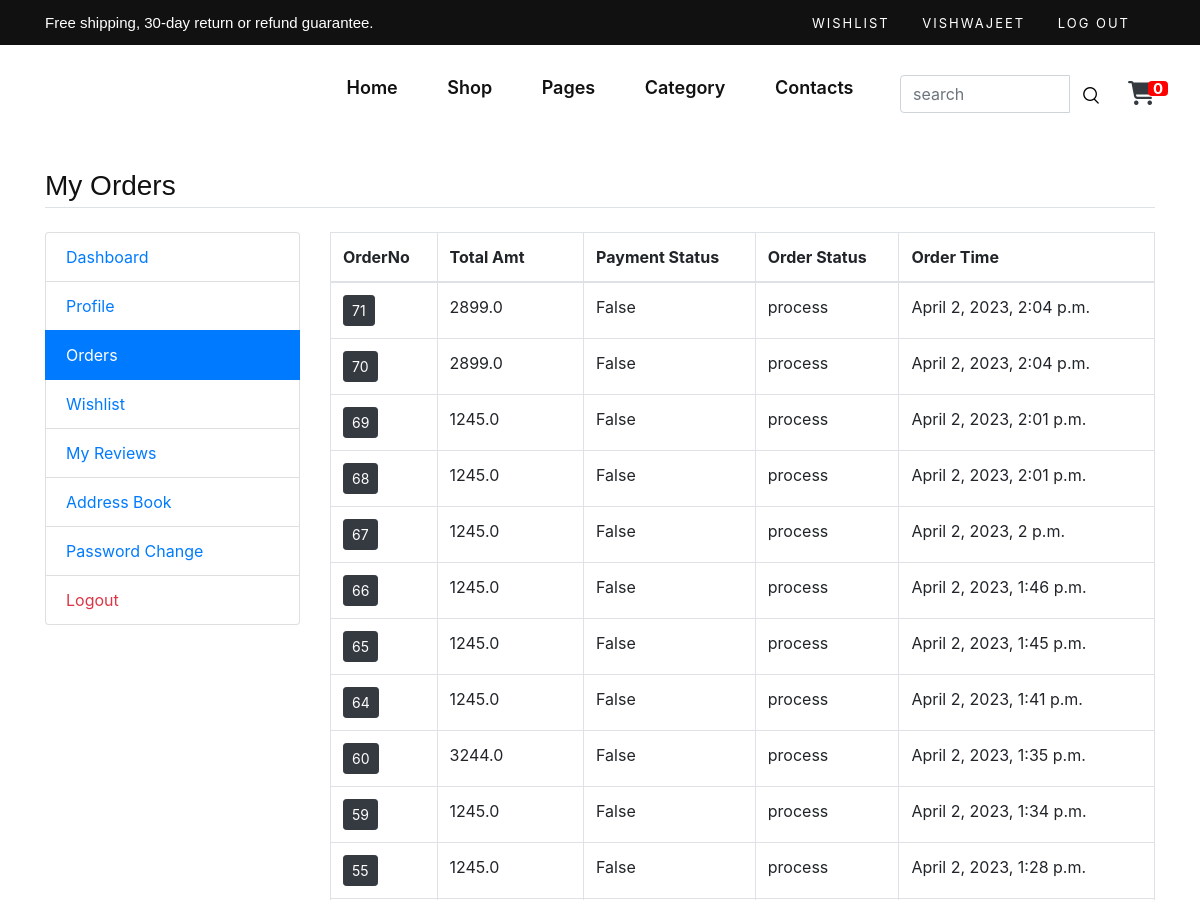
The page /my-orders (signed in, upper part) on the database as committed earlier.
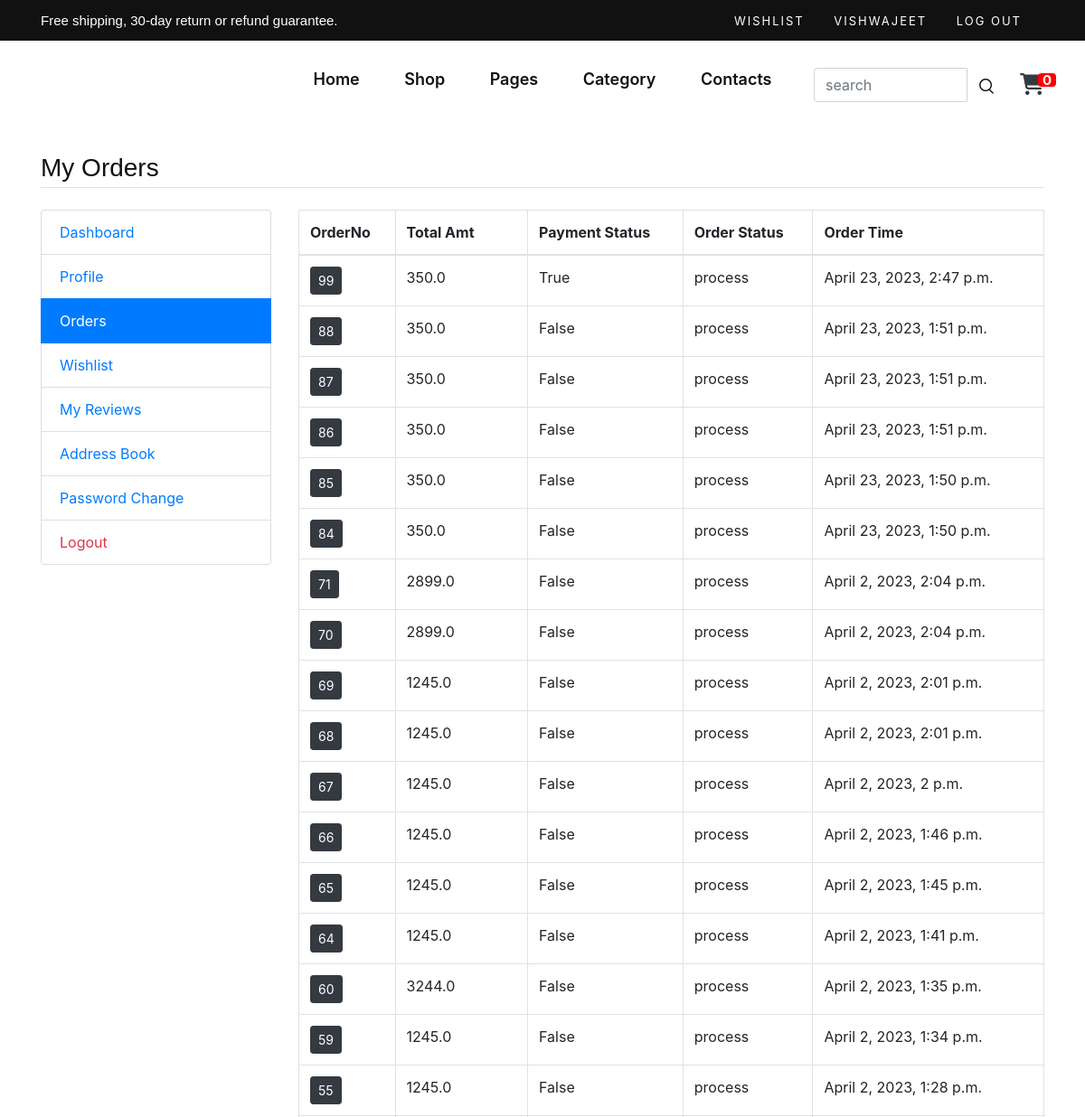
The same page on the database as committed later.
### main/models.py (models this page shows)
class CartOrder(models.Model):
    user = models.ForeignKey(User, on_delete=models.CASCADE)
    total_amt = models.FloatField()
    paid_status = models.BooleanField(default=False)
    order_dt = models.DateTimeField(auto_now_add=True)
    order_status = models.CharField(
        choices=status_choice, default='process', max_length=150)
    class Meta:
        verbose_name_plural = '8. Orders'

### main/views.py (the view)
# urls.py: path('my-orders', views.my_orders, name='my_orders'),
def my_orders(request):
    orders = CartOrder.objects.filter(user=request.user).order_by('-id')
    return render(request, 'user/orders.html', {'orders': orders})

### main/template_context.py (called while the page is built)
def get_filters(request):
	cats=Product.objects.distinct().values('category__title','category__id')
	brands=Product.objects.distinct().values('brand__title','brand__id')
	colors=ProductAttribute.objects.distinct().values('color__title','color__id','color__color_code')
	sizes=ProductAttribute.objects.distinct().values('size__title','size__id')
	minMaxPrice=ProductAttribute.objects.aggregate(Min('price'),Max('price'))
	data={
		'cats':cats,
		'brands':brands,
		'colors':colors,
		'sizes':sizes,
		'minMaxPrice':minMaxPrice,
	}
	return data

### main/templates/user/orders.html
{% extends 'base.html' %}
{% load static %}
{% block content %}
<main class="container my-4">
	<h3 class="my-4 border-bottom pb-1">My Orders</h3>
	<div class="row">
		<div class="col-md-3">
			{% include 'user/user-sidebar.html' %}
		</div>
		<div class="col-md-9">
			<div class="table-responsive">
				<table class="table-bordered table">
					<thead>
						<tr>
							<th>OrderNo</th>
							<th>Total Amt</th>
							<th>Payment Status</th>
							<th>Order Status</th>
							<th>Order Time</th>
						</tr>
					</thead>
					<tbody>
						{% for order in orders %}
						<tr>
							<td><a href="{% url 'my_order_items' order.id %}" class="btn btn-sm btn-dark">{{order.id}}</a></td>
							<td>{{order.total_amt}}</td>
							<td>{{order.paid_status}}</td>
							<td>{{order.order_status}}</td>
							<td>{{order.order_dt}}</td>
						</tr>
						{% endfor %}
					</tbody>
				</table>
			</div>
		</div>
	</div>
</main>
{% endblock %}

### main/templates/base.html (shortened to what this page needs)
{% load static %}
<!DOCTYPE html>
<html>
<head>
	<link rel="stylesheet" type="text/css" href="{% static 'fontawesome-free/css/all.min.css' %}" />
	<link rel="stylesheet" href="https://cdnjs.cloudflare.com/ajax/libs/font-awesome/6.4.0/css/all.min.css" />
	<link
	rel="stylesheet"
	href="{% static 'public/css/bootstrap.min.css' %}"
	type="text/css"
  />
  <link
	rel="stylesheet"
	href="{% static 'public/css/font-awesome.min.css' %}"
	type="text/css"
  />
  <link
	rel="stylesheet"
	href="{% static 'public/css/elegant-icons.css' %}"
	type="text/css"
  />
  <link
	rel="stylesheet"
	href="{% static 'public/css/magnific-popup.css' %}"
	type="text/css"
  />
  <link
	rel="stylesheet"
	href="{% static 'public/css/nice-select.css' %}"
	type="text/css"
  />
  <link
	rel="stylesheet"
	href="{% static 'public/css/owl.carousel.min.css' %}"
	type="text/css"
  />
  <link
	rel="stylesheet"
	href="{% static 'public/css/slicknav.min.css' %}"
	type="text/css"
  />
  <link
	rel="stylesheet"
	href="{% static 'public/css/style.css' %}"
	type="text/css"
  />
	<link rel="stylesheet" type="text/css" href="{% static 'custom.css' %}" />
</head>
<body>
	{% include "partials/header.html" %}
    {% block content %}
    {% endblock %}
{% include "partials/footer.html" %}
</body>
</html>

### main/templates/partials/header.html (shortened to what this page needs)
<link rel="stylesheet" href="https://cdn.jsdelivr.net/npm/bootstrap@4.6.2/dist/css/bootstrap.min.css">
  {% load static %}
    <header class="header">
        <div class="header__top">
            <div class="container">
                <div class="row">
                    <div class="col-lg-6 col-md-7">
                        <div class="header__top__left">
                            <p>Free shipping, 30-day return or refund guarantee.</p>
                        </div>
                    </div>
                    <div class="col-lg-6 col-md-5">
                        <div class="header__top__right">
                            <div class="header__top__links">
                                <a href="/my-wishlist">Wishlist</a>
                                {% if request.user.is_authenticated %}
                                <a href="">{{ user.username }}</a>
                                <a href="{% url 'logout' %}">Log out</a>
                                {% else %}
                                <a href="{% url 'login' %}">Log in</a>
                                <a href="{% url 'signup' %}">Sign Up</a>
                                <a href="#">FAQs</a>
                                {% endif %}
                            </div>
                        </div>
                    </div>
                </div>
            </div>
        </div>
        <div class="container">
            <div class="row">
                <div class="col-lg-3 col-md-3">
                    <div class="header__logo">
                    </div>
                </div>
                <div class="col-lg-6 col-md-6">
                    <nav class="header__menu mobile-menu">
                        <ul>
                            <li class="active"><a href="/">Home</a></li>
                            <li><a href="/product-list">Shop</a></li>
                            <li><a href="#">Pages</a>
                            </li>
                            <li><a href="/category-list">Category</a></li>
                            <li><a href="/contact">Contacts</a></li>
                        </ul>
                    </nav>
                </div>
                <div class="col-lg-3 col-md-3">
                    <div class="header__nav__option d-flex justify-content-between align-items-center ">
                        <form class="form-inline inline  my-lg-0 inline mr-3" action="/search">
                            <div class="input-group">
                                <input name="q" type="text" class="form-control" placeholder="search" />
                                <button class="btn" type="submit"><img src="{% static 'public/img/icon/search.png' %}" alt=""></button>
                            </div>
                        </form>
                        <a class="cart"  href="{% url 'cart' %}"><i class="fa" style="font-size:24px">&#xf07a;</i><span class='badge badge-warning' id='lblCartCount'>{{request.session.cartdata|length}}</span></a>
                    </div>
                </div>
            </div>
        </div>
    </header>

### main/templates/user/user-sidebar.html
<div class="list-group">
	<a href="{% url 'my_dashboard' %}" class="list-group-item {% if request.path == '/my-dashboard' %}active {% endif %}">Dashboard</a>
	<a href="{% url 'edit-profile' %}" class="list-group-item {% if request.path == '/edit-profile' %}active {% endif %}">Profile</a>
	<a href="{% url 'my_orders' %}" class="list-group-item {% if request.path == '/my-orders' %}active {% endif %}">Orders</a>
	<a href="{% url 'my_wishlist' %}" class="list-group-item {% if request.path == '/my-wishlist' %}active {% endif %}">Wishlist</a>
	<a href="{% url 'my-reviews' %}" class="list-group-item {% if request.path == '/my-reviews' %}active {% endif %}">My Reviews</a>
	<a href="{% url 'my-addressbook' %}" class="list-group-item {% if request.path == '/my-addressbook' %}active {% endif %}">Address Book</a>
	<a href="{% url 'password_change' %}" class="list-group-item {% if request.path == '/accounts/password_change/' %}active {% endif %}">Password Change</a>
	<a href="{% url 'logout' %}" class="text-danger list-group-item">Logout</a>
</div>

### main/templates/partials/footer.html (shortened to what this page needs)
 <!DOCTYPE html>
 <html lang="en">
 <head>
 </head>
 <body>
 </body>
 </html>

### static/public/css/style.css (style rules this page uses)
html, body { height: 100%; font-family: "Nunito Sans", sans-serif; -webkit-font-smoothing: antialiased; }
h1, h2, h3, h4, h5, h6 { margin: 0; color: #111111; font-weight: 400; font-family: "Nunito Sans", sans-serif; }
h3 { font-size: 30px; }
p { font-size: 15px; font-family: "Nunito Sans", sans-serif; color: #3d3d3d; font-weight: 400; line-height: 25px; margin: 0 0 15px 0; }
img { max-width: 100%; }
ul, ol { padding: 0; margin: 0; }
.header { background: #ffffff; }
.header__top { background: #111111; padding: 10px 0; }
.header__top__left p { color: #ffffff; margin-bottom: 0; }
.header__top__right { text-align: right; }
.header__top__links { display: inline-block; margin-right: 25px; }
.header__top__links a { color: #ffffff; font-size: 13px; text-transform: uppercase; letter-spacing: 2px; margin-right: 28px; display: inline-block; }
.header__top__links a:last-child { margin-right: 0; }
.header__logo { padding: 30px 0; }
.header__menu { text-align: center; padding: 26px 0 25px; }
.header__menu ul li { list-style: none; display: inline-block; margin-right: 45px; position: relative; }
.header__menu ul li:last-child { margin-right: 0; }
.header__menu ul li a { font-size: 18px; color: #111111; display: block; font-weight: 600; position: relative; text-decoration: none; padding: 3px 0; }
.header__menu ul li a:after { position: absolute; left: 0; bottom: 0; width: 100%; height: 2px; background: #e53637; content: ""; -webkit-transition: all, 0.5s; -o-transition: all, 0.5s; transition: all, 0.5s; -webkit-transform: scale(0); -ms-transform: scale(0); transform: scale(0); }
.header__nav__option { text-align: right; padding: 30px 0; }
.header__nav__option a { display: inline-block; margin-right: 26px; position: relative; }
.header__nav__option a span { color: #0d0d0d; font-size: 11px; position: absolute; left: 5px; top: 8px; }
.header__nav__option a:last-child { margin-right: 0; }
@media only screen and (min-width: 1200px) { .container { max-width: 1170px; } }
.cart { color:#343a40; }
.badge { padding-left: 9px; padding-right: 9px; -webkit-border-radius: 9px; -moz-border-radius: 9px; border-radius: 9px; }
#lblCartCount { font-size: 15px; background: #ff0000; color: #fff; padding: 0 5px; vertical-align: top; top:0px; margin-left: 15px; }

Rows that differ between the two databases and show on the page:
added CartOrder: id "99", total_amt "350.0", paid_status "True", order_status "process", order_dt "April 23, 2023, 2:47 p.m."
added CartOrder: id "88", total_amt "350.0", paid_status "False", order_status "process", order_dt "April 23, 2023, 1:51 p.m."
added CartOrder: id "87", total_amt "350.0", paid_status "False", order_status "process", order_dt "April 23, 2023, 1:51 p.m."
added CartOrder: id "86", total_amt "350.0", paid_status "False", order_status "process", order_dt "April 23, 2023, 1:51 p.m."
added CartOrder: id "85", total_amt "350.0", paid_status "False", order_status "process", order_dt "April 23, 2023, 1:50 p.m."
added CartOrder: id "84", total_amt "350.0", paid_status "False", order_status "process", order_dt "April 23, 2023, 1:50 p.m."
